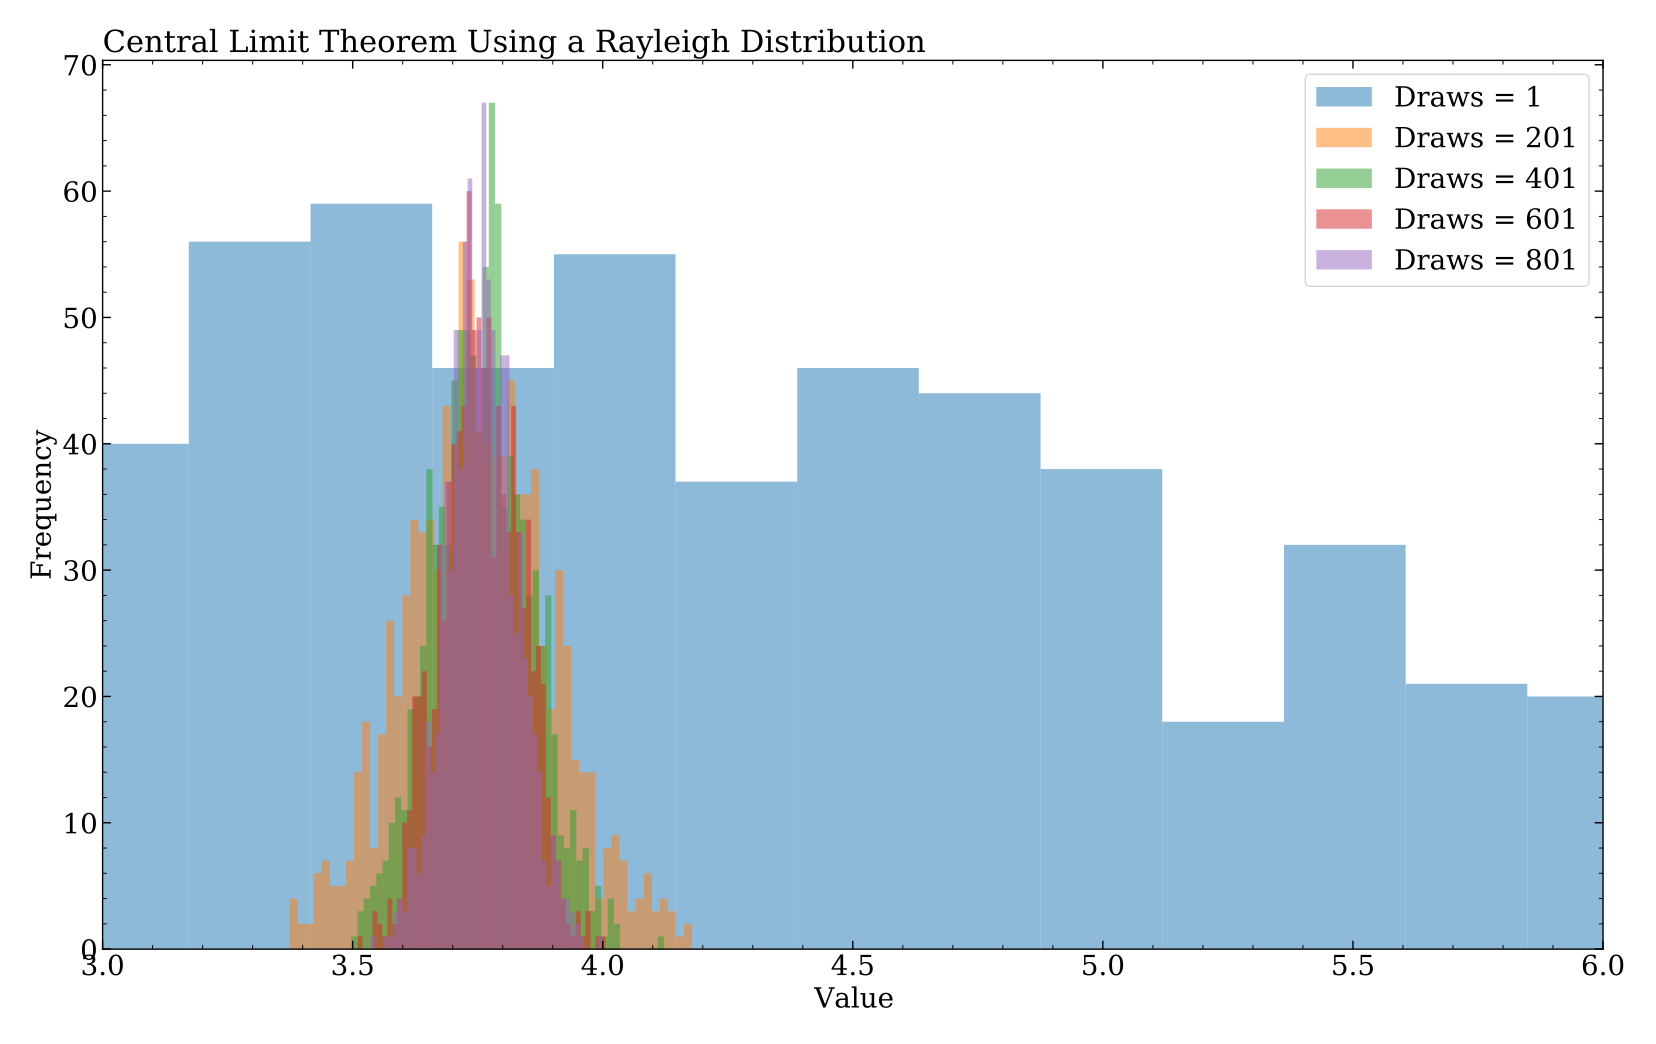

This figure's Python source:
#!/usr/bin/env python3

#Default Modules:
import numpy as np
import pandas as pd
import scipy 
import matplotlib.pyplot as plt
import os, glob, sys
from tqdm import tqdm
from astropy import units as u

plt.style.use("../mpl_files/custom_style1.mplstyle")

#Other Modules:

##### Author: Alex Polanski #####

for i in np.arange(1,1000,200):

    n = round(i)
    draws = np.random.rayleigh(3.0, size = (1000,n))

    draws_avg = np.mean(draws, axis=1)

    plt.hist(draws_avg, bins=50,alpha=0.5,label = f'Draws = {i}')


plt.title("Central Limit Theorem Using a Rayleigh Distribution")
plt.xlabel("Value")
plt.ylabel("Frequency")
plt.xlim(3,6)
plt.legend()
plt.show()
